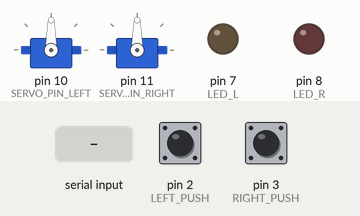
Bench run of a sketch on a simulated Arduino Uno, built with avr-gcc and run on an emulated ATmega328P. Parts: 2 × servo, output pins drawn as LEDs (lit = HIGH). The test bench sets the inputs (shaded band); at power-on: pin 2 (LEFT_PUSH) LOW, pin 3 (RIGHT_PUSH) LOW. What the sketch prints to the serial monitor is not drawn.

Above: at 2.2 s.
2.3 s: pin 2 (LEFT_PUSH) pulled HIGH for 0.15 s
At 5.2 s:
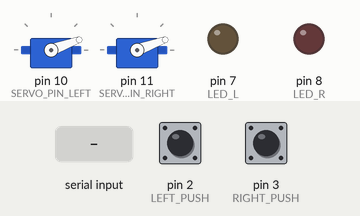
5.4 s: "0" received over Serial
At 8.7 s:
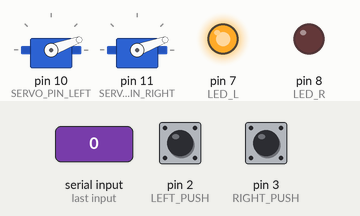
11.4 s: "1" received over Serial
At 14.1 s:
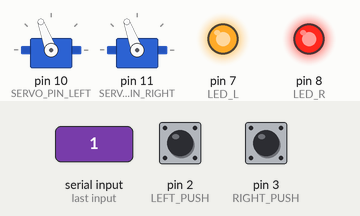
14.4 s: pin 3 (RIGHT_PUSH) pulled HIGH for 3.2 s
At 17.0 s:
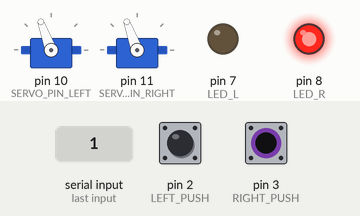
19.9 s: pin 2 (LEFT_PUSH) pulled HIGH for 1 s
At 20.4 s:
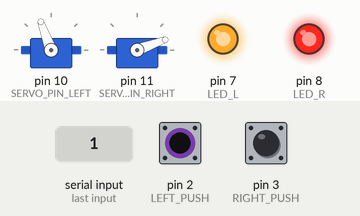
23.6 s: pin 3 (RIGHT_PUSH) pulled HIGH for 0.15 s
At 24.5 s:
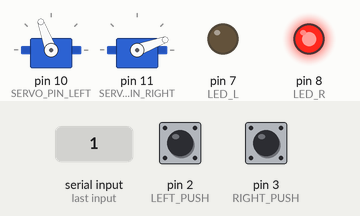
Timing chart, 0 to 27.7 s (numbered marks = the images above; inputs shaded):
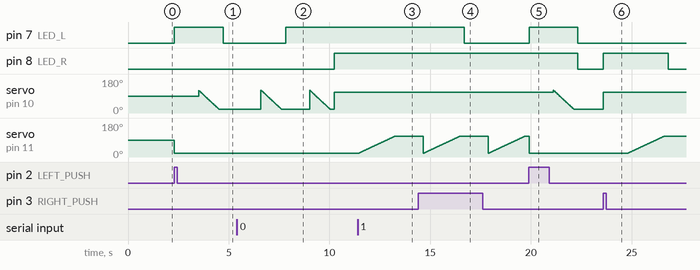

The sketch:

droid_status.ino
```cpp
  /**
  Android status signal
  Description: This application should control two servo motors
*/

#include <Servo.h>

#define SERVO_PIN_LEFT 10
#define SERVO_PIN_RIGHT 11

#define LEFT_PUSH 2
#define RIGHT_PUSH 3

#define LED_L 7
#define LED_R 8

Servo leftHandServo;
Servo rightHandServo;

int leftButtonState = 0;
int rightButtonState = 0;

boolean disableSteppers = false;
boolean disablePushButtons = false;

void setup() {
  Serial.begin(9600);
  Serial.print("Setup started");

  pinMode(LEFT_PUSH, INPUT);
  pinMode(RIGHT_PUSH, INPUT);

  pinMode(LED_L, OUTPUT);
  pinMode(LED_R, OUTPUT);


  if (disableSteppers) {
    return;
  }

  leftHandServo.attach(SERVO_PIN_LEFT);
  leftHandServo.write(90);
  rightHandServo.attach(SERVO_PIN_RIGHT);
  rightHandServo.write(90);

  delay(1000);

  leftHandServo.detach();
  rightHandServo.detach();

  Serial.print("Setup ended");
}

void loop() {

  pushButtonDetect();

  while (Serial.available() > 0)
  {
    char recieved = Serial.read();

    if (recieved == '0') {
      leftSideActiveOnly();
      disablePushButtons = true;
      leftButtonState = 1;
      rightButtonState = 1;
    }

    if (recieved == '1') {
      rightSideActiveOnly();
      disablePushButtons = false;
      leftButtonState = 0;
      rightButtonState = 0;
    }

  }
}

void pushButtonDetect() {
  if (!disablePushButtons) {
    leftButtonState = digitalRead(LEFT_PUSH);
    rightButtonState = digitalRead(RIGHT_PUSH);
  }

  if (leftButtonState == HIGH) {
    digitalWrite(LED_L, HIGH);
    leftSideActiveOnly();
  } else {
    digitalWrite(LED_L, LOW);
  }

  if (rightButtonState == HIGH) {
    digitalWrite(LED_R, HIGH);
    rightSideActiveOnly();
  } else {
    digitalWrite(LED_R, LOW);
  }

}

/**
   When left side is active, right side is inactive
*/
void leftSideActiveOnly() {
  if (disableSteppers) {
    return;
  }

  rightHandServo.attach(SERVO_PIN_RIGHT);
  rightHandServo.write(20);
  delay(1000);
  rightHandServo.detach();

  leftHandServo.attach(SERVO_PIN_LEFT);
  delay(200);

  for (int pos = 120; pos >= 20; pos --) {
    leftHandServo.write(pos);
    delay(10);
  }

  delay(200);
  leftHandServo.detach();
}

/**
   When right side is active, leftht side is inactive
*/
void rightSideActiveOnly() {
  if (disableSteppers) {
    return;
  }
  leftHandServo.attach(SERVO_PIN_LEFT);
  leftHandServo.write(110);
  delay(1000);
  leftHandServo.detach();

  rightHandServo.attach(SERVO_PIN_RIGHT);
  delay(200);

  for (int pos = 20; pos <= 110; pos ++) {
    rightHandServo.write(pos);
    delay(20);
  }
  delay(200);
  rightHandServo.detach();
}


void moveLeftHand() {

  for (int pos = 120; pos >= 20; pos --) {
    leftHandServo.write(pos);
    delay(10);
  }

  leftHandServo.detach();
  delay(3000);
  leftHandServo.attach(SERVO_PIN_LEFT);
  delay(200);

  for (int pos = 20; pos <= 120; pos ++) {
    leftHandServo.write(pos);
    delay(20);
  }

  leftHandServo.detach();
  delay(3000);
  leftHandServo.attach(SERVO_PIN_LEFT);
  delay(200);
}

void moveRightHand() {
  for (int pos = 20; pos <= 110; pos ++) {
    rightHandServo.write(pos);
    delay(20);
  }

  rightHandServo.detach();
  delay(3000);
  rightHandServo.attach(SERVO_PIN_RIGHT);
  delay(200);

  for (int pos = 110; pos >= 20; pos --) {
    rightHandServo.write(pos);
    delay(10);
  }

  rightHandServo.detach();
  delay(3000);
  rightHandServo.attach(SERVO_PIN_RIGHT);
  delay(200);
}
```

Measured:
- after the input at 2.3 s, pin 7 (LED_L): LOW → HIGH at once, → LOW 2.4 s later; servo on pin 11 (SERVO_PIN_RIGHT): 90° → 20° at once
- after the input at 5.4 s, pin 7 (LED_L): LOW → HIGH after 2.4 s; pin 8 (LED_R): LOW → HIGH after 4.8 s
- after the input at 11.4 s, servo on pin 11 (SERVO_PIN_RIGHT): goes on until 13.2 s, then stays 110°
- after the input at 14.4 s, pin 8 (LED_R): stays HIGH (without the input it goes to LOW after 2.3 s)
- after the input at 19.9 s, pin 7 (LED_L): LOW → HIGH at once, → LOW 2.4 s later; pin 8 (LED_R): HIGH → LOW after 2.4 s instead of 0.02 s; servo on pin 11 (SERVO_PIN_RIGHT): 110° → 20° at once
- after the input at 23.6 s, pin 8 (LED_R): LOW → HIGH at once, → LOW 3.2 s later; servo on pin 10 (SERVO_PIN_LEFT): 20° → 110° at once; servo on pin 11 (SERVO_PIN_RIGHT): moves from 20° to 110° over 1.8 s, starting after 1.2 s
